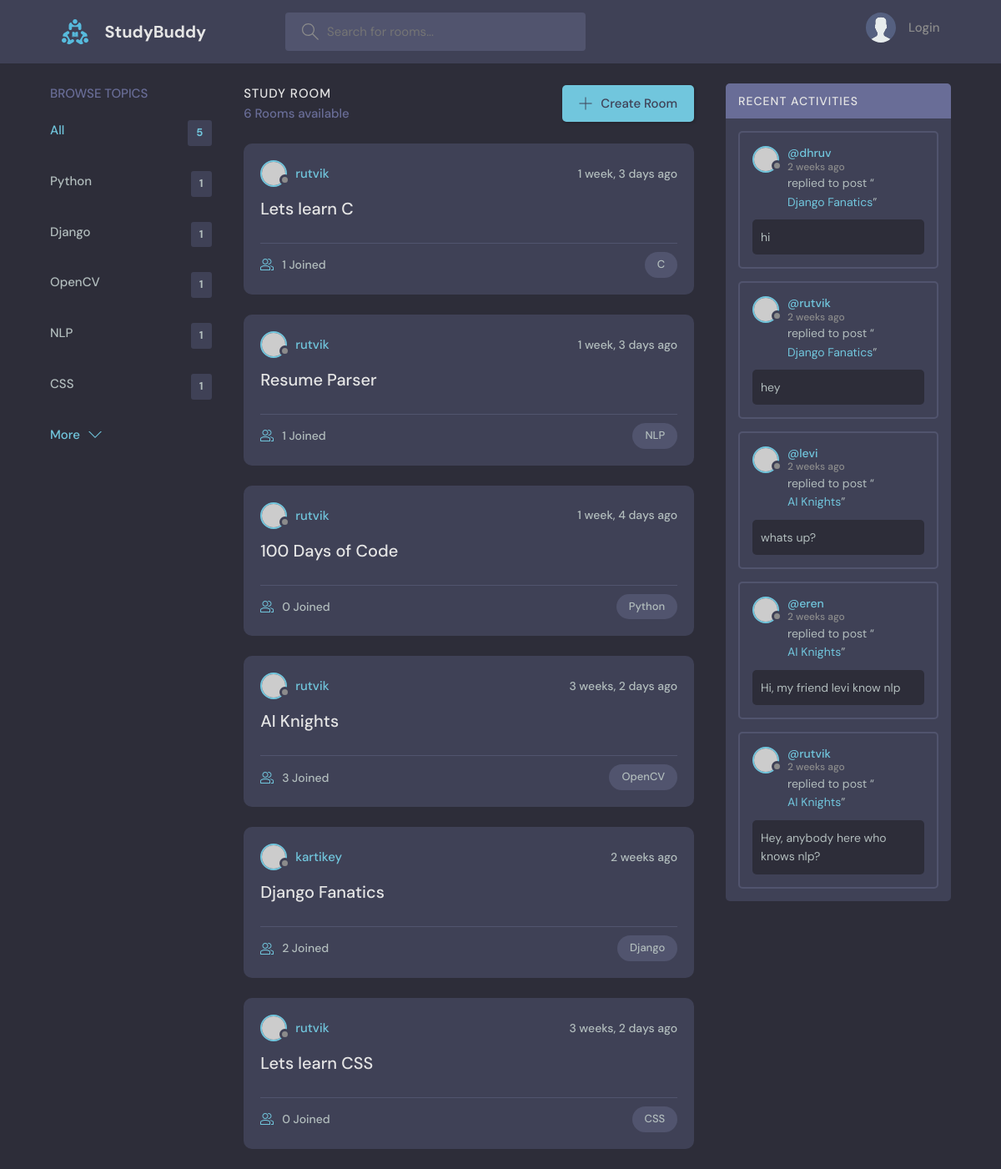
The page / on the database its author committed.
### base/models.py (models this page shows, shortened)
class Topic(models.Model):
    name = models.CharField(max_length=200)

class Room(models.Model):
    host = models.ForeignKey(User, on_delete=models.SET_NULL, null=True)
    topic = models.ForeignKey(Topic, on_delete=models.SET_NULL, null=True)
    name = models.CharField(max_length=200)
    description = models.TextField(null=True, blank=True)
    participants = models.ManyToManyField(User, related_name='participants', blank=True)
    updated = models.DateTimeField(auto_now=True)
    created = models.DateTimeField(auto_now_add=True)
    class Meta:
        ordering = ['-updated', '-created']
    def __str__(self) -> str:
        return self.name

class Message(models.Model):
    user = models.ForeignKey(User, on_delete=models.CASCADE)
    room = models.ForeignKey(Room, on_delete=models.CASCADE)
    body = models.TextField()
    updated = models.DateTimeField(auto_now=True)
    created = models.DateTimeField(auto_now_add=True)
    class Meta:
        ordering = ['-updated', '-created']

### base/views.py (the view)
# urls.py: path('', views.home, name="home"),
def home(request):
    q = request.GET.get('q') if request.GET.get('q') != None else ''
    rooms = Room.objects.filter(
        Q(topic__name__icontains=q) |
        Q(name__icontains=q) |
        Q(description__icontains=q)
        )
    topics = Topic.objects.all()[0:5]
    room_count = rooms.count()
    room_messages = Message.objects.filter(Q(room__topic__name__icontains=q))
    context = {'rooms': rooms, 'topics': topics,  'room_count': room_count, 'room_messages': room_messages}
    return render(request, 'base/home.html', context)

### base/templates/base/home.html (shortened to what this page needs)
{% extends 'main.html' %}
{% block content %}
<main class="layout layout--3">
  <div class="container">
    {% include 'base/topics_component.html' %}
    <div class="roomList">
      <div class="roomList__header">
        <div>
          <h2>Study Room</h2>
          <p>{{room_count}} Rooms available</p>
        </div>
        <a class="btn btn--main" href="{% url 'create-room' %}">
          <svg version="1.1" xmlns="http://www.w3.org/2000/svg" width="32" height="32" viewBox="0 0 32 32">
            <title>add</title>
            <path
              d="M16.943 0.943h-1.885v14.115h-14.115v1.885h14.115v14.115h1.885v-14.115h14.115v-1.885h-14.115v-14.115z">
            </path>
          </svg>
          Create Room
        </a>
      </div>
      {% include 'base/feed_component.html' %}
    </div>
    {% include 'base/activity_component.html' %}
  </div>
</main>
{% endblock %}

### base/templates/base/topics_component.html
<div class="topics">
    <div class="topics__header">
      <h2>Browse Topics</h2>
    </div>
    <ul class="topics__list">
      <li>
        <a href="{% url 'home' %}" class="active">All <span>{{topics.count}}</span></a>
      </li>
      {% for topic in topics %}
      <li>
        <a href="{% url 'home' %}?q={{topic.name}}">{{topic.name}} <span>{{topic.room_set.all.count}}</span></a>
      </li>
      {% endfor %}
    </ul>
    <a class="btn btn--link" href="{% url 'topics' %}">
      More
      <svg version="1.1" xmlns="http://www.w3.org/2000/svg" width="32" height="32" viewBox="0 0 32 32">
        <title>chevron-down</title>
        <path d="M16 21l-13-13h-3l16 16 16-16h-3l-13 13z"></path>
      </svg>
    </a>
  </div>

### base/templates/base/feed_component.html (shortened to what this page needs)
{% for room in rooms %}
<div class="roomListRoom">
    <div class="roomListRoom__header">
        <a href="{% url 'user-profile' room.host.id %}" class="roomListRoom__author">
            <div class="avatar avatar--small">
                <img src="https://randomuser.me/api/portraits/women/11.jpg" />
            </div>
            <span>{{room.host.username}}</span>
        </a>
        <div class="roomListRoom__actions">
            <span>{{room.created|timesince}} ago</span>
        </div>
    </div>
    <div class="roomListRoom__content">
        <a href="{% url 'room' room.id %}">{{room.name}}</a>
    </div>
    <div class="roomListRoom__meta">
        <a href="{% url 'room' room.id %}" class="roomListRoom__joined">
            {{room.participants.all.count}} Joined
        </a>
        <p class="roomListRoom__topic">{{room.topic.name}}</p>
    </div>
</div>
{% endfor%}

### base/templates/base/activity_component.html (shortened to what this page needs)
<div class="activities">
    <div class="activities__header">
        <h2>Recent Activities</h2>
    </div>
    {% for message in room_messages %}
    <div class="activities__box">
        <div class="activities__boxHeader roomListRoom__header">
            <a href="{% url 'user-profile' message.user.id %}" class="roomListRoom__author">
                <div class="avatar avatar--small">
                    <img src="https://randomuser.me/api/portraits/women/11.jpg" />
                </div>
                <p>
                    @{{message.user}}
                    <span>{{message.created|timesince}} ago</span>
                </p>
            </a>
        </div>
        <div class="activities__boxContent">
            <p>replied to post “<a href="{% url 'room' message.room.id %}">{{message.room}}</a>”</p>
            <div class="activities__boxRoomContent">
                {{message.body}}
            </div>
        </div>
    </div>
    {% endfor %}
</div>

### rows shown on the page
Topic: name "Python", room_set.all.count "1"
Topic: name "Django", room_set.all.count "1"
Topic: name "OpenCV", room_set.all.count "1"
Topic: name "NLP", room_set.all.count "1"
Topic: name "CSS", room_set.all.count "1"
Room: host.username "rutvik", created "1 week, 3 days", name "Lets learn C", participants.all.count "1", topic.name "C"
Room: host.username "rutvik", created "1 week, 3 days", name "Resume Parser", participants.all.count "1", topic.name "NLP"
Room: host.username "rutvik", created "1 week, 4 days", name "100 Days of Code", participants.all.count "0", topic.name "Python"
Room: host.username "rutvik", created "3 weeks, 2 days", name "AI Knights", participants.all.count "3", topic.name "OpenCV"
Room: host.username "kartikey", created "2 weeks", name "Django Fanatics", participants.all.count "2", topic.name "Django"
Room: host.username "rutvik", created "3 weeks, 2 days", name "Lets learn CSS", participants.all.count "0", topic.name "CSS"
Message: user "dhruv", created "2 weeks", room "Django Fanatics", body "hi"
Message: user "rutvik", created "2 weeks", room "Django Fanatics", body "hey"
Message: user "levi", created "2 weeks", room "AI Knights", body "whats up?"
Message: user "eren", created "2 weeks", room "AI Knights", body "Hi, my friend levi know nlp"
Message: user "rutvik", created "2 weeks", room "AI Knights", body "Hey, anybody here who knows nlp?"

### other values the page prints
{{ topics.count }} "5"
{{ room_count }} "6"
